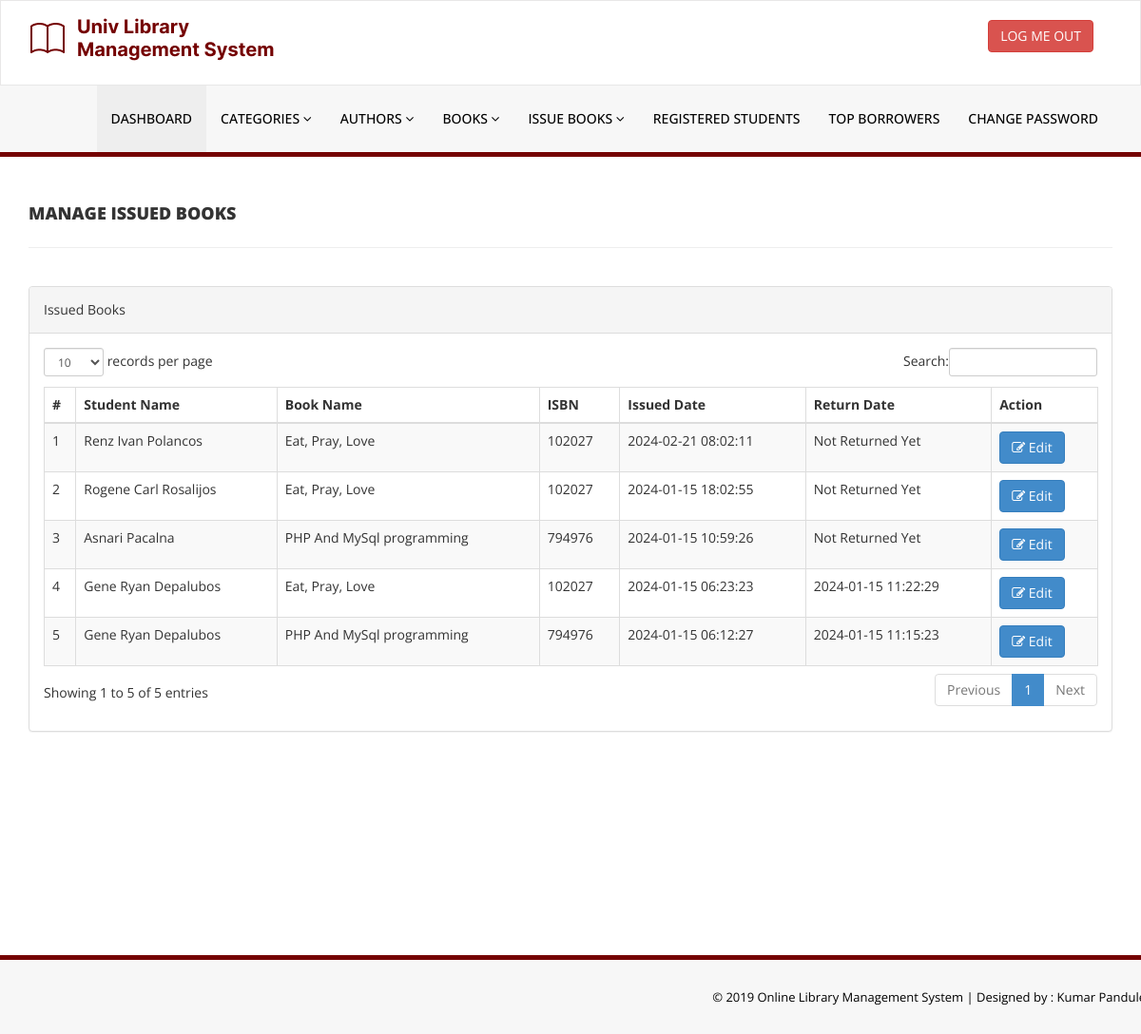
/library/admin/manage-issued-books.php (signed in), run on the app's committed database.
### tables this page shows
CREATE TABLE `tblissuedbookdetails` (
  `id` int(11) NOT NULL,
  `BookId` int(11) DEFAULT NULL,
  `StudentID` varchar(150) DEFAULT NULL,
  `IssuesDate` timestamp NULL DEFAULT current_timestamp(),
  `ReturnDate` timestamp NULL DEFAULT NULL ON UPDATE current_timestamp(),
  `RetrunStatus` int(1) DEFAULT NULL,
  `fine` int(11) DEFAULT NULL
);

CREATE TABLE `tblstudents` (
  `id` int(11) NOT NULL,
  `StudentId` varchar(100) DEFAULT NULL,
  `FullName` varchar(120) DEFAULT NULL,
  `EmailId` varchar(120) DEFAULT NULL,
  `MobileNumber` char(11) DEFAULT NULL,
  `Password` varchar(120) DEFAULT NULL,
  `Status` int(1) DEFAULT NULL,
  `RegDate` timestamp NULL DEFAULT current_timestamp(),
  `UpdationDate` timestamp NULL DEFAULT NULL ON UPDATE current_timestamp()
);

CREATE TABLE `tblbooks` (
  `id` int(11) NOT NULL,
  `BookName` varchar(255) DEFAULT NULL,
  `CatId` int(11) DEFAULT NULL,
  `AuthorId` int(11) DEFAULT NULL,
  `ISBNNumber` int(11) DEFAULT NULL,
  `BookPrice` int(11) DEFAULT NULL,
  `RegDate` timestamp NULL DEFAULT current_timestamp(),
  `UpdationDate` timestamp NULL DEFAULT NULL ON UPDATE current_timestamp()
);

### library/admin/manage-issued-books.php (the view, shortened to what this page needs)
<?php
include('includes/config.php');
if (strlen($_SESSION['alogin']) == 0) {
    header('location:index.php');
} else {
?>
    <!DOCTYPE html>
    <html xmlns="http://www.w3.org/1999/xhtml">
    <head>
        <link href="assets/css/bootstrap.css" rel="stylesheet" />
        <link href="assets/css/font-awesome.css" rel="stylesheet" />
        <link href="assets/js/dataTables/dataTables.bootstrap.css" rel="stylesheet" />
        <link href="assets/css/style.css" rel="stylesheet" />
    </head>
    <body>
        <?php include('includes/header.php'); ?>
        <div class="content-wrapper">
            <div class="container">
                <div class="row pad-botm">
                    <div class="col-md-12">
                        <h4 class="header-line">Manage Issued Books</h4>
                    </div>
                    <div class="row">
                    </div>
                </div>
                <div class="row">
                    <div class="col-md-12">
                        <div class="panel panel-default">
                            <div class="panel-heading">
                                Issued Books
                            </div>
                            <div class="panel-body">
                                <div class="table-responsive">
                                    <table class="table table-striped table-bordered table-hover" id="dataTables-example">
                                        <thead>
                                            <tr>
                                                <th>#</th>
                                                <th>Student Name</th>
                                                <th>Book Name</th>
                                                <th>ISBN </th>
                                                <th>Issued Date</th>
                                                <th>Return Date</th>
                                                <th>Action</th>
                                            </tr>
                                        </thead>
                                        <tbody>
                                            <?php $sql = "SELECT tblstudents.FullName,tblbooks.BookName,tblbooks.ISBNNumber,tblissuedbookdetails.IssuesDate,tblissuedbookdetails.ReturnDate,tblissuedbookdetails.id as rid from  tblissuedbookdetails join tblstudents on tblstudents.StudentId=tblissuedbookdetails.StudentId join tblbooks on tblbooks.id=tblissuedbookdetails.BookId order by tblissuedbookdetails.id desc";
                                            $query = $dbh->prepare($sql);
                                            $query->execute();
                                            $results = $query->fetchAll(PDO::FETCH_OBJ);
                                            $cnt = 1;
                                            if ($query->rowCount() > 0) {
                                                foreach ($results as $result) {               ?>
                                                    <tr class="odd gradeX">
                                                        <td class="center"><?php echo htmlentities($cnt); ?></td>
                                                        <td class="center"><?php echo htmlentities($result->FullName); ?></td>
                                                        <td class="center"><?php echo htmlentities($result->BookName); ?></td>
                                                        <td class="center"><?php echo htmlentities($result->ISBNNumber); ?></td>
                                                        <td class="center"><?php echo htmlentities($result->IssuesDate); ?></td>
                                                        <td class="center"><?php if ($result->ReturnDate == "") {
                                                                                echo htmlentities("Not Returned Yet");
                                                                            } else {
                                                                                echo htmlentities($result->ReturnDate);
                                                                            }
                                                                            ?></td>
                                                        <td class="center">
                                                            <a href="update-issue-bookdeails.php?rid=<?php echo htmlentities($result->rid); ?>"><button class="btn btn-primary"><i class="fa fa-edit "></i> Edit</button>
                                                        </td>
                                                    </tr>
                                            <?php $cnt = $cnt + 1;
                                                }
                                            } ?>
                                        </tbody>
                                    </table>
                                </div>
                            </div>
                        </div>
                    </div>
                </div>
            </div>
        </div>
        <?php include('includes/footer.php'); ?>
    </body>
    </html>
<?php } ?>

### library/admin/assets/css/style.css (style rules this page uses)
body { font-family: 'Open Sans', sans-serif; line-height:28px; }
.content-wrapper { margin-top: 40px; min-height:800px; padding-bottom:90px; }
.header-line { font-weight:900; padding-bottom:25px; border-bottom:1px solid #eeeeee; text-transform:uppercase; }
.pad-botm { padding-bottom:30px; }

### data on the page
tblissuedbookdetails: tblstudents.FullName "Renz Ivan Polancos", BookId.BookName "Eat, Pray, Love", BookId.ISBNNumber "102027", IssuesDate "2024-02-21 08:02:11"
tblissuedbookdetails: tblstudents.FullName "Rogene Carl Rosalijos", BookId.BookName "Eat, Pray, Love", BookId.ISBNNumber "102027", IssuesDate "2024-01-15 18:02:55"
tblissuedbookdetails: tblstudents.FullName "Asnari Pacalna", BookId.BookName "PHP And MySql programming", BookId.ISBNNumber "794976", IssuesDate "2024-01-15 10:59:26"
tblissuedbookdetails: tblstudents.FullName "Gene Ryan Depalubos", BookId.BookName "Eat, Pray, Love", BookId.ISBNNumber "102027", IssuesDate "2024-01-15 06:23:23", ReturnDate "2024-01-15 11:22:29"
tblissuedbookdetails: tblstudents.FullName "Gene Ryan Depalubos", BookId.BookName "PHP And MySql programming", BookId.ISBNNumber "794976", IssuesDate "2024-01-15 06:12:27", ReturnDate "2024-01-15 11:15:23"
